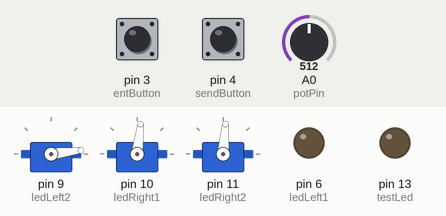
Recording of a sketch running on a simulated Arduino Uno, built with avr-gcc and run on an emulated ATmega328P. Shown: 3 × servo, output pins drawn as LEDs (lit = HIGH). Inputs (shaded band) come from the test bench; at power-on: pin 3 (entButton) HIGH, pin 4 (sendButton) LOW, A0 (potPin) = 512. Pins used as bus, display or sensor lines are not drawn; what the sketch prints to the serial monitor is not drawn.

Above: at 1.6 s.
1.7 s: pin 3 (entButton) pulled LOW for 0.15 s
3.3 s: pin 4 (sendButton) pulled HIGH for 0.15 s
At 4.17 s:
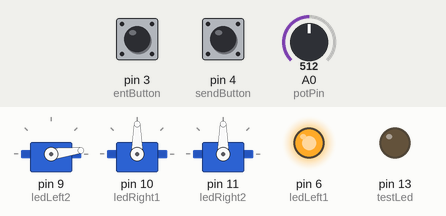
At 6.1 s:
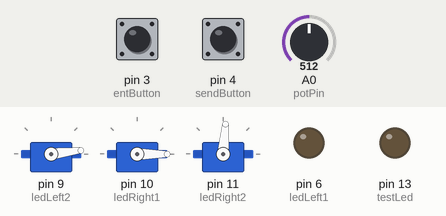
6.3 s: pin 4 (sendButton) pulled HIGH for 1 s
8.8 s: pin 3 (entButton) driven LOW and pin 4 (sendButton) driven HIGH
At 10.45 s:
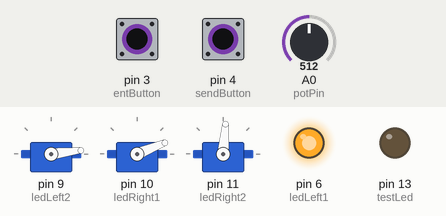
11.8 s: pin 3 (entButton) driven HIGH
14.8 s: pin 4 (sendButton) driven LOW
At 16.1 s:
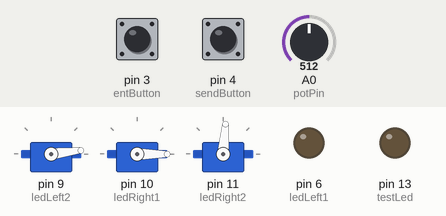
Timing chart, 0 to 17.5 s (numbered marks = the images above; inputs shaded):
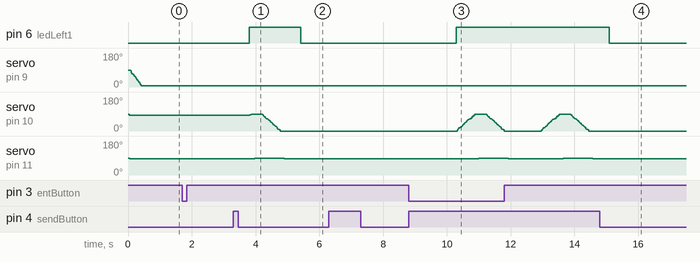

Measured:
- after the input at 1.7 s, every drawn part: stays the same
- after the input at 3.3 s, pin 6 (ledLeft1): LOW → HIGH after 0.50 s, → LOW 1.6 s later; servo on pin 10 (ledRight1): rises from 83° to 90° in 0.04 s, then falls to 0° in 0.92 s; servo on pin 11 (ledRight2): 85° → 90° after 0.68 s, → 85° 0.92 s later
- after the input at 6.3 s, every drawn part: stays the same
- after the input at 8.8 s, pin 6 (ledLeft1): LOW → HIGH after 1.5 s; servo on pin 10 (ledRight1): rises from 0° to 90° in 0.56 s, then falls to 6° in 0.88 s; servo on pin 11 (ledRight2): 85° → 90° after 2.2 s
- after the input at 14.8 s, pin 6 (ledLeft1): HIGH → LOW after 0.29 s; servo on pin 10 (ledRight1): stays 0° (without the input it goes to 3° after 0.82 s); servo on pin 11 (ledRight2): stays 85° (without the input it goes to 88° after 1.5 s)

The sketch:

ChappeController.ino
```cpp
// Chappe Controller
// 2017.03.11 degree correction
// center: 0->7 ,90->93
// left: 90->83
// right: 90->85

#include <VarSpeedServo.h> // external lib
//#include <Servo.h>

VarSpeedServo myServoCenter;
VarSpeedServo myServoLeft;
VarSpeedServo myServoRight;

//for Test
int const buttonPin = 2;
int const testLed = 13;

//LEDs
int const ledLeft1 = 6;
int const ledLeft2 = 9;
int const ledRight1 = 10;
int const ledRight2 = 11;

//Potentio Sensor
int const potPin = A0;
int potValue = 0;
int const entButton = 3;
int const sendButton = 4;

int angleCenter=0;
int angleLeft=0;
int angleRight=0;

String inputString;
char keyIn[60];
int keyCount=0;

boolean textReady = false;

void setup() {
  // serial
    Serial.begin(9600);
    while(!Serial){
    ; // wait for serial port to connect. Needed for native USB port only
    }
  Serial.println("Chappy System");
  Serial.println("Type sentence:");
  Serial.println();

  inputString = String("");

// Led setting
  pinMode(ledLeft1,OUTPUT);
  pinMode(ledLeft2,OUTPUT);
  pinMode(ledRight1,OUTPUT);
  pinMode(ledRight2,OUTPUT);
  digitalWrite(ledLeft1, LOW);
  digitalWrite(ledLeft2, LOW);
  digitalWrite(ledRight1, LOW);
  digitalWrite(ledRight2, LOW);

// in out
  pinMode(buttonPin, INPUT);
  pinMode(testLed, OUTPUT);
// Button
  pinMode(entButton, INPUT);
  pinMode(sendButton, INPUT);

//servo setting
  myServoCenter.attach(9);
  myServoLeft.attach(10);
  myServoRight.attach(11);

  myServoLeft.write(83,150,true);
  myServoRight.write(85,150,true);
  myServoCenter.write(7,150,true);

// initial setting
  angleWrite('c');

}

void loop() {
  // Potentio Sensor Input
  // when entButton High
  if(digitalRead(entButton)==LOW){
    potValue = 1023-analogRead(potPin);
    char potChar = readPot(potValue);
    if(potChar=='\b'){
      inputString.setCharAt(keyCount-1,'\b');
    } else {
      Serial.println(potChar);
      inputString += potChar;
    }
    keyCount++;
    delay(500);
  }

  //sedn button
  if(digitalRead(sendButton)==HIGH){
      inputString += '\0';
      keyCount=0;
      Serial.println(inputString);
      textReady=true;
      delay(500);
  }

  // get any incoming bytes:
   if (Serial.available() > 0 && textReady==false) {
    keyIn[keyCount] = Serial.read();
    if(keyIn[keyCount]=='.'){
      keyIn[keyCount] = '\0';
      keyCount=0;
    Serial.println(inputString);
    textReady=true;
   } else {
    inputString += keyIn[keyCount];
    keyCount++;
   }
   }

   if(textReady==true){

    //Prepare Angle Value
    if(inputString.charAt(keyCount)=='\0'){
    inputString="";
    textReady = false;
    digitalWrite(ledLeft1, LOW);
    digitalWrite(ledLeft2, LOW);
    digitalWrite(ledRight1, LOW);
    digitalWrite(ledRight2, LOW);
    return;
    }

    Serial.println(inputString.charAt(keyCount));
    angleWrite(inputString.charAt(keyCount));
    keyCount++;

    //LED
    digitalWrite(ledLeft1, HIGH);
    digitalWrite(ledLeft2, HIGH);
    digitalWrite(ledRight1, HIGH);
    digitalWrite(ledRight2, HIGH);

//Monitor
//Serial.print(myServoLeft.read());
//Serial.print(" / ");
//Serial.print(myServoRight.read());
//Serial.print(" / ");
//Serial.println(myServoCenter.read());

// movement
      myServoLeft.write(90,100,true);
      delay(100);
      myServoRight.write(90,100,true);
      delay(100);
    //move center
      myServoCenter.write(angleCenter,100,true);
      delay(100);
    //move hands
      myServoLeft.write(angleLeft,100,true);
      delay(100);
      myServoRight.write(angleRight,100,true);
      delay(500); // last word

  }
}

char readPot(int val){  // val=0-1024
  char c;

  if(val>=0 && val<30){
    c = 'a';
  } else if(val>=30 && val<60){
    c = 'b';
  } else if(val>=60 && val<90){
    c = 'c';
  } else if(val>=90 && val<120){
    c = 'd';
  } else if(val>=120 && val<150){
    c = 'e';
  } else if(val>=150 && val<180){
    c = 'f';
  } else if(val>=180 && val<210){
    c = 'g';
  } else if(val>=210 && val<240){
    c = 'h';
  } else if(val>=240 && val<270){
    c = 'i';
  } else if(val>=270 && val<300){
    c = 'j';
  } else if(val>=300 && val<330){
    c = 'k';
  } else if(val>=330 && val<360){
    c = 'l';
  } else if(val>=360 && val<390){
    c = 'm';
  } else if(val>=390 && val<420){
    c = 'n';
  } else if(val>=420 && val<450){
    c = 'o';
  } else if(val>=450 && val<480){
    c = 'p';
  } else if(val>=480 && val<510){
    c = 'q';
  } else if(val>=510 && val<540){
    c = 'r';
  } else if(val>=540 && val<570){
    c = 's';
  } else if(val>=570 && val<600){
    c = 't';
  } else if(val>=600 && val<630){
    c = 'u';
  } else if(val>=630 && val<660){
    c = 'v';
  } else if(val>=660 && val<690){
    c = 'w';
  } else if(val>=690 && val<720){
    c = 'x';
  } else if(val>=720 && val<750){
    c = 'y';
  } else if(val>=750 && val<780){
    c = 'z';
  } else {
    c = '\b'; // end
  }
  return c;
}


void angleWrite(char c){
  if(c=='a' || c=='A'){
    angleCenter=7;
    angleLeft=0;
    angleRight=180;
  }
  if(c=='b' || c=='B'){
    angleCenter=45;
    angleLeft=0;
    angleRight=180;
  }
  if(c=='c' || c=='C'){
    angleCenter=93;
    angleLeft=0;
    angleRight=180;
  }
  if(c=='d' || c=='D'){
    angleCenter=135;
    angleLeft=0;
    angleRight=180;
  }
  if(c=='e' || c=='E'){
    angleCenter=0;
    angleLeft=180;
    angleRight=0;
  }
  if(c=='f' || c=='F'){
    angleCenter=45;
    angleLeft=180;
    angleRight=0;
  }
  if(c=='g' || c=='G'){
    angleCenter=93;
    angleLeft=180;
    angleRight=0;
  }
  if(c=='h' || c=='H'){
    angleCenter=135;
    angleLeft=180;
    angleRight=0;
  }
  if(c=='i' || c=='I'){
    angleCenter=7;
    angleLeft=180;
    angleRight=180;
  }
  if(c=='j' || c=='J'){ // missing 'J'
//    angleCenter=45;
//    angleLeft=180;
//    angleRight=180;
  }
  if(c=='k' || c=='K'){
    angleCenter=45;
    angleLeft=180;
    angleRight=180;
  }
  if(c=='l' || c=='L'){
    angleCenter=93;
    angleLeft=180;
    angleRight=180;
  }
  if(c=='m' || c=='M'){
    angleCenter=135;
    angleLeft=180;
    angleRight=180;
  }
  if(c=='n' || c=='N'){
    angleCenter=7;
    angleLeft=0;
    angleRight=0;
  }
 if(c=='o' || c=='O'){
    angleCenter=45;
    angleLeft=0;
    angleRight=0;
  }
 if(c=='p' || c=='P'){
    angleCenter=93;
    angleLeft=0;
    angleRight=0;
  }
 if(c=='q' || c=='Q'){
    angleCenter=135;
    angleLeft=0;
    angleRight=0;
  }
 if(c=='r' || c=='R'){
    angleCenter=7;
    angleLeft=0;
    angleRight=85;
  }
 if(c=='s' || c=='S'){
    angleCenter=45;
    angleLeft=0;
    angleRight=85;
  }
 if(c=='t' || c=='T'){
    angleCenter=93;
    angleLeft=0;
    angleRight=85;
  }
 if(c=='u' || c=='U'){
    angleCenter=135;
    angleLeft=0;
    angleRight=85;
  }
 if(c=='v' || c=='V'){
    angleCenter=7;
    angleLeft=83;
    angleRight=0;
  }
 if(c=='w' || c=='W'){
    angleCenter=45;
    angleLeft=83;
    angleRight=0;
  }
 if(c=='x' || c=='X'){
    angleCenter=93;
    angleLeft=83;
    angleRight=0;
  }
 if(c=='y' || c=='Y'){
    angleCenter=135;
    angleLeft=83;
    angleRight=0;
  }
 if(c=='z' || c=='Z'){
    angleCenter=7;
    angleLeft=83;
    angleRight=85;
//    angleCenter=7;
//    angleLeft=83;
//    angleRight=180;
  }


}
```
